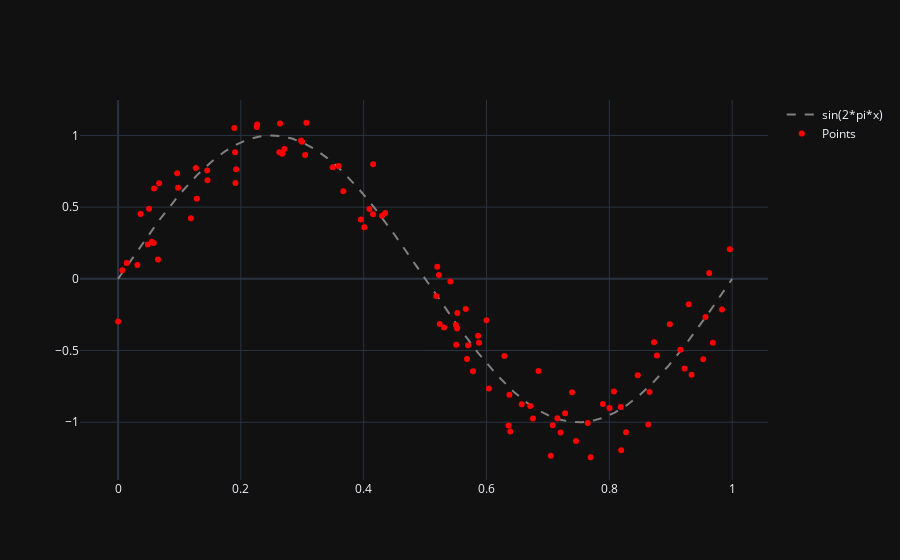

Notebook code for this chart:
### Code cell
fig = py.graph_objs.Figure()
fig.add_scatter(x=fun['x'], y=fun['sin'], name=str(gen_function), line_dash='dash', line_color='gray')
fig.add_scatter(x=my_data[0], y=my_data[1], name='Points', mode='markers', marker_color='red')
fig.show()
